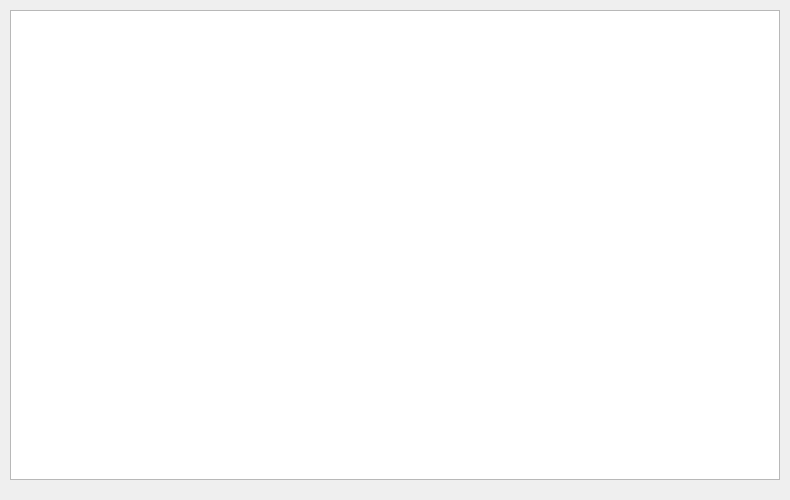
<?xml version="1.0" encoding="UTF-8"?>
<ui version="4.0">
 <class>MainWindow</class>
 <widget class="QMainWindow" name="MainWindow">
  <property name="geometry">
   <rect>
    <x>0</x>
    <y>0</y>
    <width>790</width>
    <height>500</height>
   </rect>
  </property>
  <property name="windowTitle">
   <string>QTableView自定义委托</string>
  </property>
  <property name="windowIcon">
   <iconset resource="img.qrc">
    <normaloff>:/icon/img/heart.ico</normaloff>:/icon/img/heart.ico</iconset>
  </property>
  <widget class="QWidget" name="centralWidget">
   <widget class="QTableView" name="tableView">
    <property name="geometry">
     <rect>
      <x>10</x>
      <y>10</y>
      <width>770</width>
      <height>470</height>
     </rect>
    </property>
   </widget>
  </widget>
  <widget class="QMenuBar" name="menuBar">
   <property name="geometry">
    <rect>
     <x>0</x>
     <y>0</y>
     <width>790</width>
     <height>25</height>
    </rect>
   </property>
  </widget>
 </widget>
 <layoutdefault spacing="6" margin="11"/>
 <resources>
  <include location="img.qrc"/>
 </resources>
 <connections/>
</ui>
